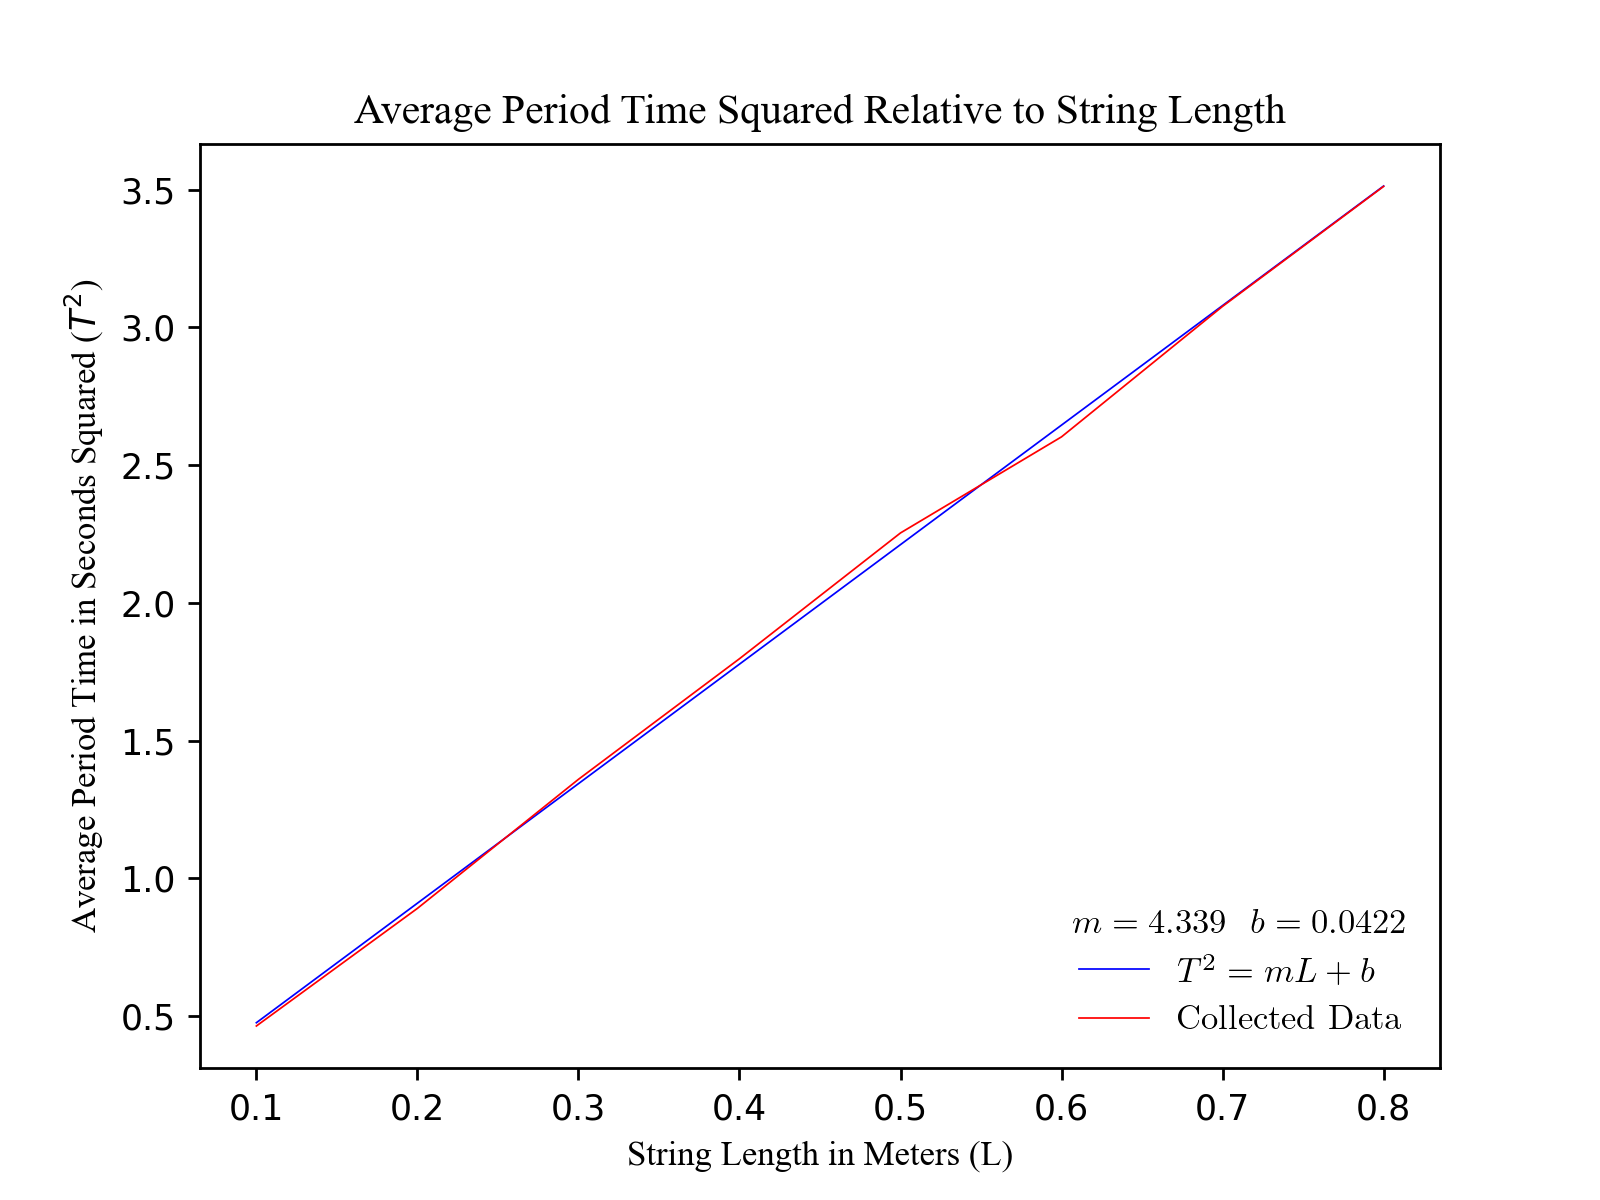

Python code for this plot:
import csv
import math
import matplotlib.pyplot as plt
import numpy as np

x1 = []
y1 = []

#Find averaged data
with open("collected_data.csv", newline="") as col_csvfile:
    reader = csv.DictReader(col_csvfile)
    for row in reader:
        average_time = (float(row["trial1"]) + float(row["trial2"]) + float(row["trial3"])) / 15
        y1.append(average_time**2)

        length = row["length"]
        x1.append(float(length)/100)

#Find slope
slope = np.polyfit(np.array(np.float64(x1)),np.array(y1),1)
m, b = slope

slope_line = []
for s in range(8):
    slope_line.append(((np.float64(x1[s]))*m)+b)

#Find gravity from experimental data
found_g = (4*(math.pi**2))/m
print(f"Derived value of g: {found_g}")

#Find percentage error
error = ((9.80665-found_g)/9.80665)*100
print(f"Percentage error: {error}")

print(f"Normal Values: {y1}")
print(f"Slope Values: {slope_line}")

#Graph data
fig, ax = plt.subplots()
plt.rcParams['text.usetex'] = True
font = {"fontname":"Times New Roman"}

ax.plot(x1, slope_line, color="b", linewidth=0.5, label=r"\fontfamily{Times}\selectfont $T^2=mL+b$")
ax.plot(x1, y1, color="r", linewidth=0.5, label=r"\fontfamily{Times}\selectfont Collected Data")

ax.legend(loc=4, frameon=False, title=r"\fontfamily{Times}\selectfont $m=4.339$ \ $b=0.0422$")

ax.set_title("Average Period Time Squared Relative to String Length", **font)
ax.set_ylabel("Average Period Time in Seconds Squared ($T^2$)", **font)
ax.set_xlabel("String Length in Meters (L)", **font)
plt.savefig("v2/graph2.png", dpi=250)